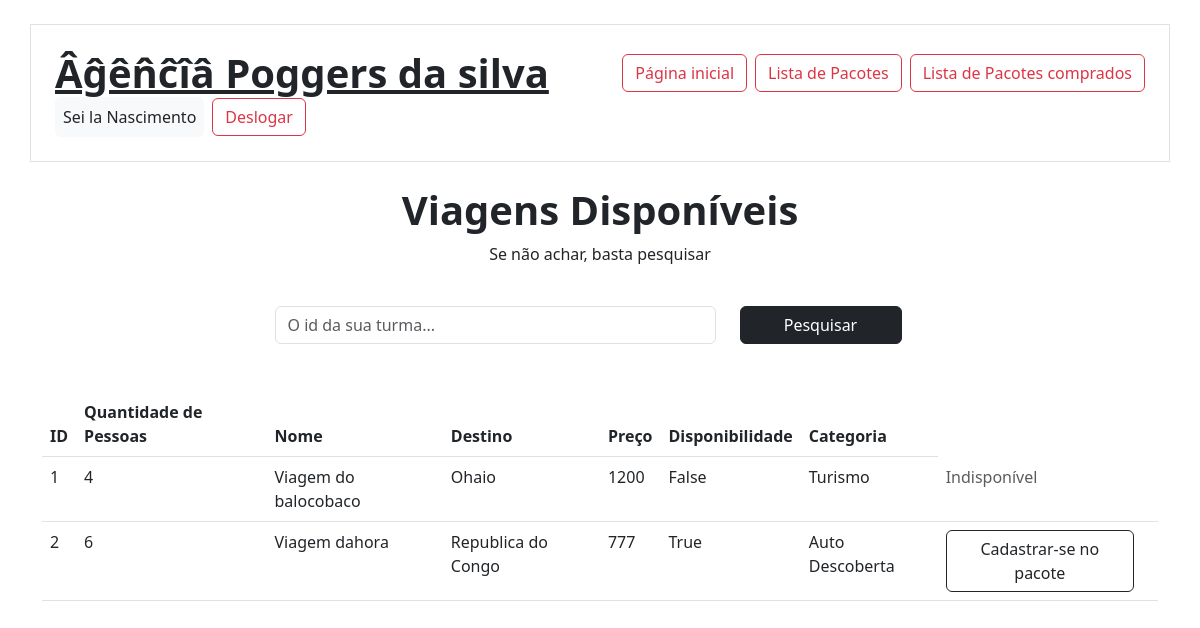
Before: /pacotes (signed in) with the older database file.
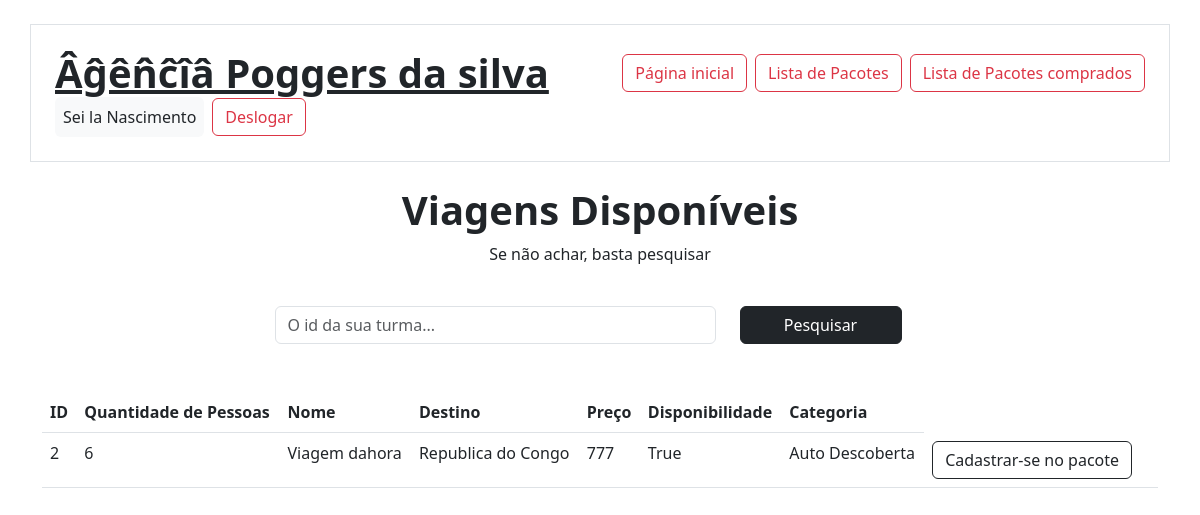
After: the same page with the newer database file.
### app/models.py (models this page shows)
class User(db.Model, UserMixin):
    id = db.Column(db.Integer, primary_key=True)
    nome = db.Column(db.String(100), nullable=False)
    sobrenome = db.Column(db.String(100), nullable=False)
    email = db.Column(db.String(120), unique=True, nullable=False)
    senha = db.Column(db.String(60), nullable=False)

class Pacotes(db.Model):
    id = db.Column(db.Integer, primary_key=True)
    Pessoas = db.Column(db.String, nullable=True)
    Nome = db.Column(db.String, nullable=True)
    Destino = db.Column(db.String, nullable=True)
    preco = db.Column(db.Integer, nullable=True)
    disponibilidade = db.Column(db.Boolean, default=True, nullable=False)
    categoria = db.Column(db.String, nullable=True)

### app/view.py (the view)
@app.route('/pacotes', methods=['GET', 'POST'])
@login_required
def pacotesLista():
    pesquisa = request.args.get('pesquisa', '')
    dados = Pacotes.query.order_by(Pacotes.id)
    if pesquisa:
        dados = dados.filter(Pacotes.id.ilike(f"%{pesquisa}%"))
    context = {'dados': dados.all()}
    return render_template("pacotesLista.html", context=context)

### app/models.py (called while the page is built)
@login_manager.user_loader
def load_user (user_id):
    return User.query.get(user_id)

### app/templates/pacotesLista.html (shortened to what this page needs)
{% extends 'base.html' %}
{% block content %}
<section class="container">
    <div class="row text-center mb-4 mt-4">
        <div class="col">
            <h1><strong>Viagens Disponíveis</strong></h1>
                <p> Se não achar, basta pesquisar</p>
        </div>
    </div>
    <form method="get" class="row justify-content-center mb-4 w-100">
        <div class="col-5">
            <input type="text" name="pesquisa" class="form-control" placeholder="O id da sua turma...">
        </div>
        <div class="col-2">
            <button type="submit" class="btn btn-dark w-100">Pesquisar</button>
        </div>
    </form>
    <div class="col-12 mt-5">
        <table class="table">
            <thead>
                <th>ID</th>
                <th>Quantidade de Pessoas</th>
                <th>Nome</th>
                <th>Destino</th>
                <th>Preço</th>
                <th>Disponibilidade</th>
                <th>Categoria</th>
            </thead>
            <tbody>
                {% for linha in context['dados'] %}
                <tr>
                    <td>{{ linha.id }}</td>
                    <td>{{ linha.Pessoas }}</td>
                    <td>{{ linha.Nome }}</td>
                    <td>{{ linha.Destino }}</td>
                    <td>{{ linha.preco }}</td>
                    <td>{{ linha.disponibilidade }}</td>
                    <td>{{ linha.categoria }}</td>
                    <td>
                        {% if linha.disponibilidade %}
                        <a href="{{ url_for('pacote', id=linha.id) }}" class="btn btn-outline-dark">Cadastrar-se no pacote</a>
                        {% else %}
                        <span class="text-muted">Indisponível</span>
                        {% endif %}
                    </td>
                    <td>
                    </td>
                </tr>
                {% endfor %}
            </tbody>
        </table>
    </div>
</section>
{% endblock %}

### app/templates/base.html (shortened to what this page needs)
<!DOCTYPE html>
<html lang="en">
<head>
    <link rel="stylesheet" href="https://cdn.jsdelivr.net/npm/bootstrap@5.3.0/dist/css/bootstrap.min.css" />
    <link rel="stylesheet" href="https://cdn.jsdelivr.net/npm/bootstrap-icons@1.11.3/font/bootstrap-icons.css">
</head>
<body>
    <header>
        <div class="container d-flex flex-wrap align-items-center d-flex justify-content-between p-4 border mt-4">
            <h1 class="fw-bold m-0">
                <a href="{{ url_for('homepage') }}" class="text-dark text-decoration: underline dotted;">
                    Âĝên̂ĉîâ Poggers da silva
                </a>
            </h1>
            <nav class="nav gap-2 my-2 my-md-0">
                <a class="btn btn-outline-danger" href="{{ url_for('homepage') }}">Página inicial</a>
                <a class="btn btn-outline-danger" href="{{ url_for('pacotesLista') }}">Lista de Pacotes</a>
                <a class="btn btn-outline-danger" href="{{ url_for('listaPacote') }}">Lista de Pacotes comprados</a>
            </nav>
            <div class="d-flex align-items-center gap-2 my-2 my-md-0">
                {% if current_user.is_authenticated %}
                <span class="p-2 bg-light rounded-2">
                    {{ current_user.nome }} {{ current_user.sobrenome }}
                </span>
                <a href="{{ url_for('logout') }}" class="btn btn-outline-danger">Deslogar</a>
                {% else %}
                <a href="{{ url_for('LoginPage') }}" class="btn btn-danger px-4">Login</a>
                <a href="{{ url_for('RegisterPage') }}" class="btn btn-danger px-4">Cadastre-se</a>
                {% endif %}
            </div>
        </div>
    </header>
    {% block content %} {% endblock %}
</body>
</html>

Changed rows visible on the page:
removed Pacotes: id "1", Pessoas "4", Nome "Viagem do balocobaco", Destino "Ohaio", preco "1200", disponibilidade "False", categoria "Turismo", shows "Indisponível"
